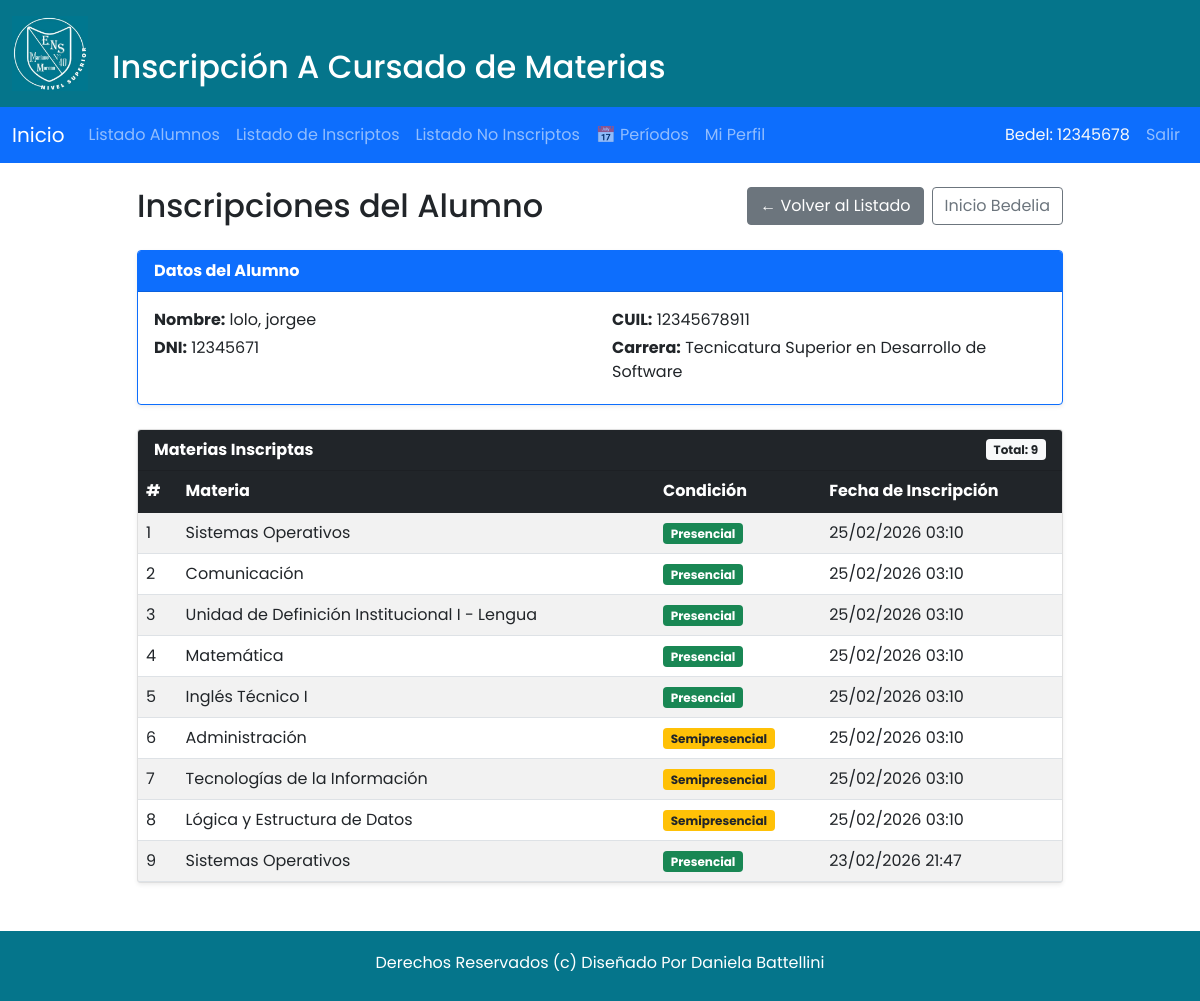
/ver_inscripciones_alumno.php?id=23 (signed in), run on the app's committed database.
### tables this page shows
CREATE TABLE `alumnos` (
  `id` int(11) NOT NULL,
  `nombre` varchar(45) NOT NULL,
  `apellido` varchar(45) NOT NULL,
  `dni` varchar(8) DEFAULT NULL,
  `cuil` varchar(11) DEFAULT NULL,
  `carrera` varchar(150) DEFAULT NULL,
  `Usuario_idUsuario` int(11) NOT NULL
);

CREATE TABLE `inscripciones` (
  `id` int(11) NOT NULL,
  `alumno_id` int(11) NOT NULL,
  `materia` varchar(255) NOT NULL,
  `condicion_cursado` enum('presencial','semipresencial','libre') NOT NULL,
  `fecha_inscripcion` timestamp NOT NULL DEFAULT current_timestamp(),
  `correo_electronico` varchar(255) DEFAULT NULL,
  `materia_id` int(11) DEFAULT NULL,
  `anio_lectivo` year(4) NOT NULL DEFAULT year(curdate()),
  `codigo_qr` varchar(255) DEFAULT NULL
);

### ver_inscripciones_alumno.php (the view, shortened to what this page needs)
<?php
$host = "localhost";
$user = "root";
$pass = "";
$db   = "inscripcioncursado";
$conex = new mysqli($host, $user, $pass, $db);
$conex->set_charset("utf8mb4");
$alumno      = null;
$inscripciones = [];
$id_alumno   = isset($_GET['id']) ? intval($_GET['id']) : 0;
if ($id_alumno > 0) {
    $stmtA = $conex->prepare("SELECT id, nombre, apellido, dni, cuil, carrera FROM alumnos WHERE id = ? LIMIT 1");
    $stmtA->bind_param("i", $id_alumno);
    $stmtA->execute();
    $resA = $stmtA->get_result();
    $alumno = $resA->fetch_assoc();
    if ($alumno) {
        $stmtI = $conex->prepare(
            "SELECT materia, condicion_cursado, fecha_inscripcion
             FROM inscripciones
             WHERE alumno_id = ?
             ORDER BY fecha_inscripcion DESC"
        );
        $stmtI->bind_param("i", $id_alumno);
        $stmtI->execute();
        $resI = $stmtI->get_result();
        while ($row = $resI->fetch_assoc()) {
            $inscripciones[] = $row;
        }
    }
}
include('primero.php');
include('header_pagina.php');
?>
<section>
  <div class="container mt-4 mb-5">
    <div class="row justify-content-center">
      <div class="col-12 col-lg-10">
        <div class="d-flex align-items-center justify-content-between flex-wrap gap-2 mb-4">
          <h2 class="mb-0">Inscripciones del Alumno</h2>
          <div class="d-flex gap-2">
            <a href="listado_alumno.php" class="btn btn-secondary">&larr; Volver al Listado</a>
            <a href="inicio_bedelia.php" class="btn btn-outline-secondary">Inicio Bedelia</a>
          </div>
        </div>
        <?php if ($id_alumno <= 0 || !$alumno): ?>
        <div class="alert alert-warning">
          <strong>No se seleccionó un alumno válido.</strong><br>
          Volvé al <a href="listado_alumno.php">Listado de Alumnos</a> y hacé clic en "Ver Inscripciones".
        </div>
        <?php else: ?>
        <div class="card mb-4 shadow-sm border-primary">
          <div class="card-header bg-primary text-white">
            <strong>Datos del Alumno</strong>
          </div>
          <div class="card-body">
            <div class="row">
              <div class="col-sm-6">
                <p class="mb-1"><strong>Nombre:</strong> <?= htmlspecialchars($alumno['apellido']) ?>, <?= htmlspecialchars($alumno['nombre']) ?></p>
                <p class="mb-1"><strong>DNI:</strong> <?= htmlspecialchars($alumno['dni']) ?></p>
              </div>
              <div class="col-sm-6">
                <p class="mb-1"><strong>CUIL:</strong> <?= htmlspecialchars($alumno['cuil']) ?></p>
                <p class="mb-1"><strong>Carrera:</strong> <?= htmlspecialchars($alumno['carrera']) ?></p>
              </div>
            </div>
          </div>
        </div>
        <?php if (count($inscripciones) > 0): ?>
        <div class="card shadow-sm">
          <div class="card-header bg-dark text-white d-flex justify-content-between align-items-center">
            <strong>Materias Inscriptas</strong>
            <span class="badge bg-light text-dark">Total: <?= count($inscripciones) ?></span>
          </div>
          <div class="table-responsive">
            <table class="table table-striped table-hover mb-0">
              <thead class="table-dark">
                <tr>
                  <th>#</th>
                  <th>Materia</th>
                  <th>Condición</th>
                  <th>Fecha de Inscripción</th>
                </tr>
              </thead>
              <tbody>
                <?php foreach ($inscripciones as $i => $insc): ?>
                <tr>
                  <td><?= $i + 1 ?></td>
                  <td><?= htmlspecialchars($insc['materia']) ?></td>
                  <td>
                    <?php
                    $cond = strtolower($insc['condicion_cursado']);
                    if ($cond === 'presencial') $badge = 'bg-success';
                    elseif ($cond === 'semipresencial') $badge = 'bg-warning text-dark';
                    elseif ($cond === 'libre') $badge = 'bg-secondary';
                    else $badge = 'bg-info text-dark';
                    ?>
                    <span class="badge <?= $badge ?>"><?= htmlspecialchars(ucfirst($insc['condicion_cursado'])) ?></span>
                  </td>
                  <td>
                    <?php
                    if (!empty($insc['fecha_inscripcion'])) {
                        $f = new DateTime($insc['fecha_inscripcion']);
                        echo $f->format('d/m/Y H:i');
                    } else {
                        echo '—';
                    }
                    ?>
                  </td>
                </tr>
                <?php endforeach; ?>
              </tbody>
            </table>
          </div>
        </div>
        <?php else: ?>
        <div class="alert alert-info">
          <strong>Este alumno no tiene inscripciones registradas.</strong>
        </div>
        <?php endif; ?>
        <?php endif; ?>
      </div>
    </div>
  </div>
</section>
<?php include('footer.php'); ?>
</body>
</html>

### css/estilos.css (style rules this page uses)
*::after, *::before, * { margin: 0; padding: 0; box-sizing: border-box; }
html { font-size: 62.5%; }
body { font-family: "Poppins", sans-serif; font-size: 1em; }
html { height: 100%; font-family: "Poppins", sans-serif; font-size: 1em; }
body { display: flex; flex-direction: column; min-height: 100vh; }

### data on the page
alumnos: apellido "lolo", nombre "jorgee", dni "12345671", cuil "12345678911", carrera "Tecnicatura Superior en Desarrollo de Software"
inscripciones: materia "Sistemas Operativos", condicion_cursado "Presencial", fecha_inscripcion "25/02/2026 03:10"
inscripciones: materia "Comunicación", condicion_cursado "Presencial", fecha_inscripcion "25/02/2026 03:10"
inscripciones: materia "Unidad de Definición Institucional I - Lengua", condicion_cursado "Presencial", fecha_inscripcion "25/02/2026 03:10"
inscripciones: materia "Matemática", condicion_cursado "Presencial", fecha_inscripcion "25/02/2026 03:10"
inscripciones: materia "Inglés Técnico I", condicion_cursado "Presencial", fecha_inscripcion "25/02/2026 03:10"
inscripciones: materia "Administración", condicion_cursado "Semipresencial", fecha_inscripcion "25/02/2026 03:10"
inscripciones: materia "Tecnologías de la Información", condicion_cursado "Semipresencial", fecha_inscripcion "25/02/2026 03:10"
inscripciones: materia "Lógica y Estructura de Datos", condicion_cursado "Semipresencial", fecha_inscripcion "25/02/2026 03:10"
inscripciones: materia "Sistemas Operativos", condicion_cursado "Presencial", fecha_inscripcion "23/02/2026 21:47"

### other printed values
$_SESSION["dnibedel"] "12345678"
count($inscripciones) "9"
